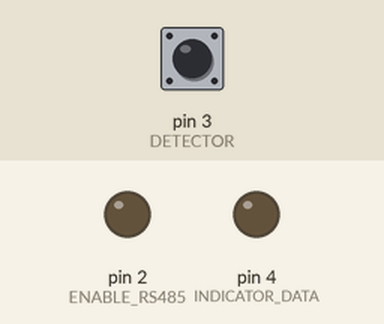
The sketch below on a simulated Arduino Pro Mini, built with avr-gcc and run on an emulated ATmega328P. On the bench: output pins drawn as LEDs (lit = HIGH). The inputs (shaded band) are chosen by the test bench; at power-on: pin 3 (DETECTOR) HIGH.

Above: at 1.2 s.
1.3 s: pin 3 (DETECTOR) pulled LOW for 0.15 s
At 1.38 s:
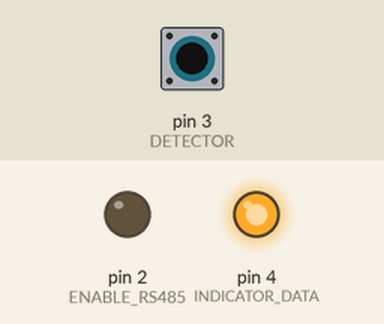
2.9 s: pin 3 (DETECTOR) pulled LOW for 3.2 s
At 7.5 s:
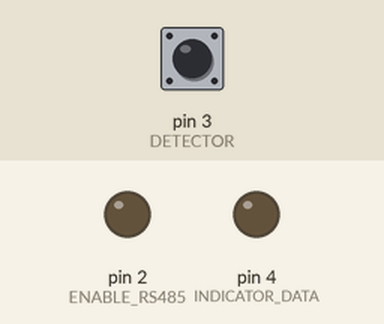
Timing chart, 0 to 9.0 s (numbered marks = the images above; inputs shaded):
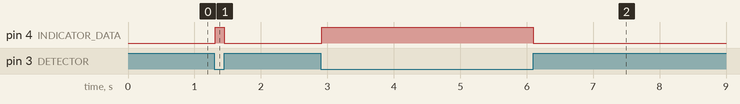

Measured:
- after the input at 1.3 s, pin 4 (INDICATOR_DATA): LOW → HIGH at once, → LOW 0.14 s later
- after the input at 2.9 s, pin 4 (INDICATOR_DATA): LOW → HIGH at once, → LOW 3.2 s later

The sketch:

Slave2_Ver.2.0.ino
```cpp
/*
Author  : Dhiki Handika
Date    : 09/12/2019
*/

//==========================================================================================================================================//
//======================================================|    Initilization program   |======================================================//
//==========================================================================================================================================//
#include <SoftwareSerial.h>                                                          // Add library SoftwareSerial
SoftwareSerial Monit (8,9);                                                          // Define Pin RX, TX SoftwareSerial Promini
#define INDICATOR_DATA 4                                                             // Define pin 4 to INDICATOR DATA
#define DETECTOR 3                                                                   // Define pin 3 to DETECTOR/SENSOR 1
#define ENABLE_RS485 2                                                               // Define pin 2 to ENABLE/DISABLE comunication data RX/TX


int32_t DataCount = 0;                                                               // Define variable "DataCount" to store data counting                                                                           // Define variable "Count" to counting DETECTOR
int ReadSensorCurrent = 0;
int ReadSensorLast = 0;

bool detector_read = false;
bool indicator_data = false;
bool command_read = false;

//==========================================================================================================================================//
//========================================|    Procedure Enable RS485 and LAMP INDICATOR DATA   |===========================================//
//==========================================================================================================================================//
/* Procedure Enable RS485 */
void EnableTransmitter(){
    digitalWrite(ENABLE_RS485, HIGH);
}
void EnableReceiver(){
    digitalWrite(ENABLE_RS485, LOW);
}

/* Procedure Lamp Indicator Data*/
void IndicatorDataOn(){
    digitalWrite(INDICATOR_DATA, HIGH);
}
void IndicatorDataOff(){
    digitalWrite(INDICATOR_DATA, LOW);
}

//==========================================================================================================================================//
//=======================================================|    Setup program   |=============================================================//
//==========================================================================================================================================//
void setup(){
  Serial.begin(9600);                                                               // Setting baud rate transmission data is "57600" b/s
  Monit.begin(9600);                                                                // Setting baud rate Serial Monitor SoftwareSerial is "57600" b/s
  pinMode(INDICATOR_DATA, OUTPUT);                                                  // Setting up INDICATOR_DATA as OUTPUT
  pinMode(ENABLE_RS485, OUTPUT);                                                    // Setting up ENABLE_RS485 as a OUTPUT
  pinMode(DETECTOR, INPUT_PULLUP);                                                  // Settiing up DETECTEOR as a INPUT_PULLUP
}

//==========================================================================================================================================//
//=====================================================|    Main Loop program   |===========================================================//
//==========================================================================================================================================//
void loop() {
  // Call procedure enble receiver RS485 communication
  EnableReceiver();
  // Read Enable pin transmitter or receiver
  /* DETECTOR/Sensor Pehotoelectric or proximity has a behavior ACTIVE LOW
  *  In below this is schema program using Rising Edge and Falling Edge signal detector
  */
  ReadSensorCurrent = digitalRead(DETECTOR);
  if(ReadSensorCurrent == HIGH){
     indicator_data = false;
     ReadSensorLast = ReadSensorCurrent;
  }
  // Serial.print(ReadSensorLast);                                                // Line debugging
  // Serial.println(ReadSensorCurrent);                                           // Line debugging
  if(ReadSensorLast != ReadSensorCurrent){
    detector_read = true;
    indicator_data = true;
    ReadSensorLast = ReadSensorCurrent;
  }

/* Read Serial data */
  if(Serial.available()){
    // int debugInt = Serial.read();                                             // Line debugging
    // Monit.println(debugInt);                                                  // Line debugging
    EnableReceiver();
    String ReadData = Serial.readString();
    Monit.println(ReadData);
    if(ReadData == "SENSOR_2"){
    command_read = true;
    }
  }

  /* Send data to modul master */
  if(command_read == true){
    EnableTransmitter();
    Monit.print("Send counting data= ");                                         // Line debugging
    Monit.println(DataCount);
    Serial.print("S");                                                           // Send serial counting data to Module Master
    Serial.print(DataCount);                                                     // Send serial counting data to Module Master
    Serial.print("\n");                                                          // Send serial counting data to Module Master
    delay(1000);
    command_read = false;
  }

  /* Proccessing data counting */
  if(detector_read == true){
    DataCount = DataCount + 1;                                                   // Increamnet data counting + 1
    Monit.print("Counting= ");                                                   // Line debugging
    Monit.println(DataCount);
    detector_read = false;
  } else{
  }

  /* Lamp Indicator data */
  if(indicator_data == true){
    IndicatorDataOn();                                                          // Indicator data HIGH
  } else {
    IndicatorDataOff();                                                         // Indicator data LOW
  }

}
```
